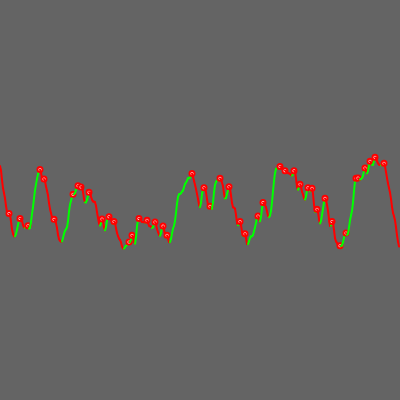
Frame 1 (no input)
Frame 2 (the mouse pressed at the canvas centre, redrawn once): identical to frame 1, image omitted

The p5.js sketch that drew this single still picture (run headless with seeded random() and noise() and a simulated clock; the mouse was pressed at the canvas centre and the sketch redrawn once):

// p5.js sketch
// ── sketch.js
var stocks = [];

function setup() {
    createCanvas(400, 400);
    // create some random values
    for (var i = 0; i < width; i++) {
        stocks.push(height/4 + noise(i * 0.05) * height/2);
    }
    noLoop();
}

function draw() {
    background(100, 100, 100);
    strokeWeight(2);
    for (var i = 0; i < stocks.length - 1; i++) {
        if (stocks[i+1] > stocks[i]) {
            stroke(0,255,0);
        } else {
            stroke(255,0,0);
        }
        if (i>0 && stocks[i] > stocks[i+1] && stocks[i] > stocks[i-1]) {
            ellipse(i, height-stocks[i], 5,5);
        }
        // draw line from i to i+1
        line(i, height - stocks[i], i + 1, height - stocks[i + 1]);
    }
}


//var flower = {x: 100, y:200}, can call flower.x, flower.y
//drawFlower(flowerbed[i]) = BAD!!
//flowerbed[i].draw() = YES!!
//objects good bc each object knows how to draw itself
//functions to initialize objects and give them function properties
